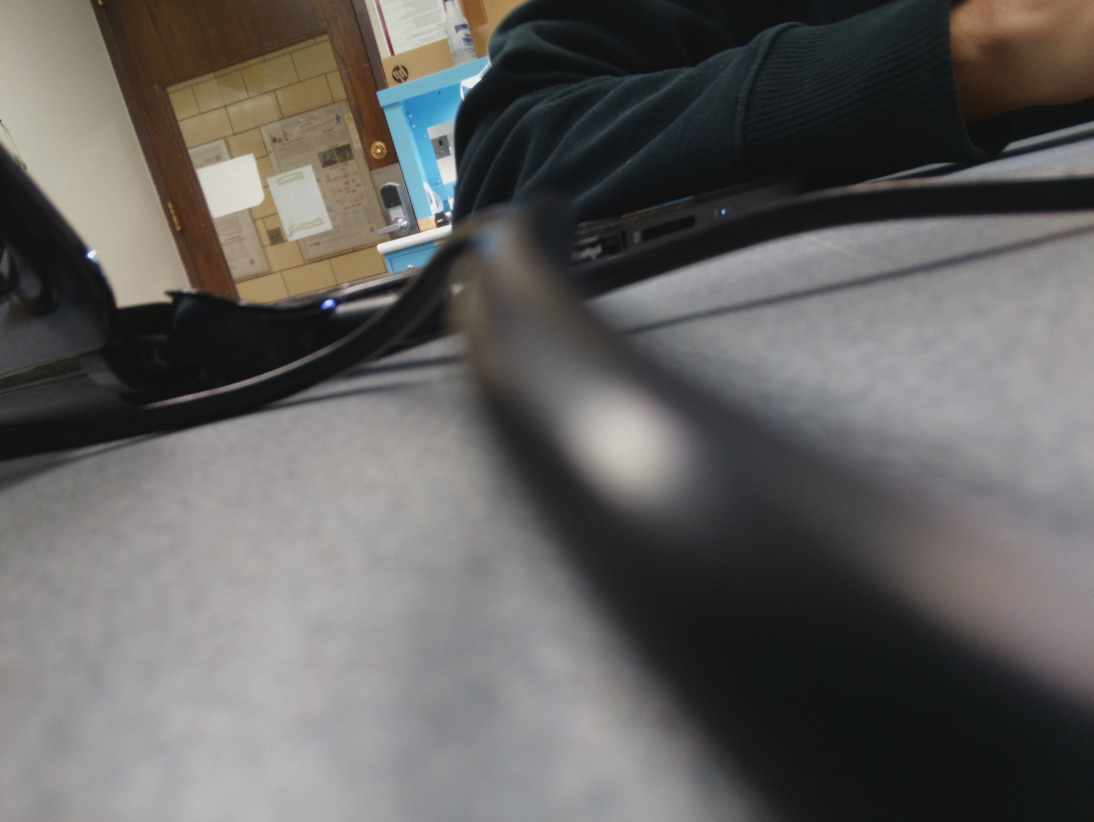
#> input picture camera/2017-10-31_1635.jpg, 3280 x 2464 px, given in place of 2017-10-31_1635.jpg.jpg, which was not available (shown at 1/3 size)
$ python img2bw.py camera/2017-10-31_1635.jpg
#> lines starting #> are read from the running program, lines starting #| are printed output that depends on the picture; after the words box and inside, x2 and y2 are one past the last pixel; in counts of white or black regions, pixels touching at a corner belong together; pictures that were not available may be replaced by others from this repository, and a replacement may not be noted
from PIL import Image
import sys
import numpy as np

'''
input should be the name of the file to be converted to BW
'''

# Path variables
path="/home/pi/Documents/access/camera/" #"C:/Users/Victor/Documents/UMass Amherst/Fall 2017/SDP/images/" # path without image name
save_to=path# "/home/pi/Documents/access/camera/" #"" for same directory

file_name = sys.argv[1]

# Load image:
path = path+file_name+".jpg" # assuming jpg extension which is the one that we use when we take a picture

img = Image.open(path)
#> img is the input picture: PIL image 3280x2464 RGB; mean R, G, B 99, 97.1, 95.3
img.show()

#green = img[:,:,2]
rgb_im = img.convert('RGB')
r, g, b = rgb_im.split()
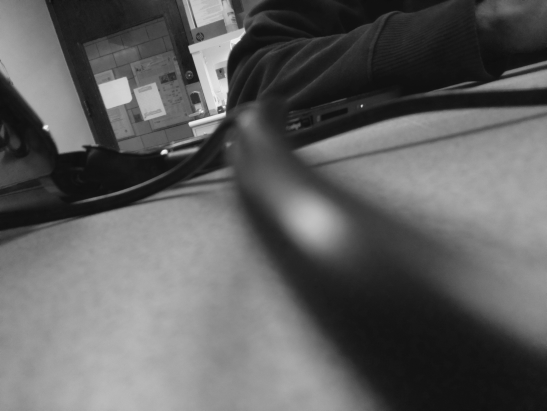
#> b: PIL image 3280x2464 L (shown at 1/6 size); min 4, max 255, mean 95.3
[x,y] = r.size
[x2,y2] = b.size

#r= np.zeros((x,y))
r=r.point(lambda i: i * 0)
#> r: PIL image 3280x2464 L; every value is 0
#b= np.zeros((x2,y2))
b=b.point(lambda i: i * 0)
#img[:,:,0] = 0
#img[:,:,2] = 0

#green = img

green_img = Image.merge('RGB', (r, g, b))
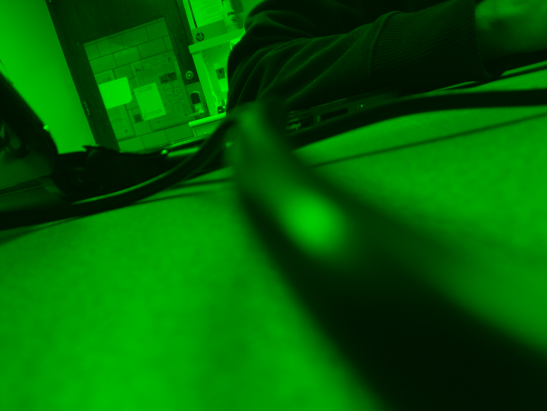
#> green_img: PIL image 3280x2464 RGB (shown at 1/6 size); mean R, G, B 0, 97.1, 0
green_img.show()
#new_img = np.zeros(img.shape);
#new_img[:,:,2] = green

#ave_green = mean(mean(green));
ave_green =np.mean(g);
#> ave_green = 97.09
#A[np.where(A>2)]
#green(green < ave_green) = 0;

g = np.array(g)
g[np.where(g < ave_green)] = 0
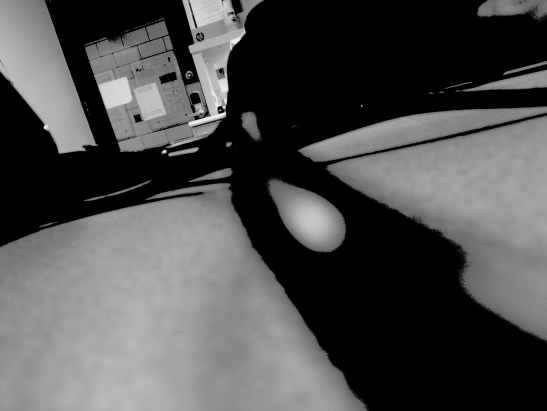
#> g: shape (2464, 3280) (shown at 1/6 size); min 0, max 240, mean 77.9

# [16 lines of commented-out code are left out]
g[ np.where(g > 0) ] = 255;
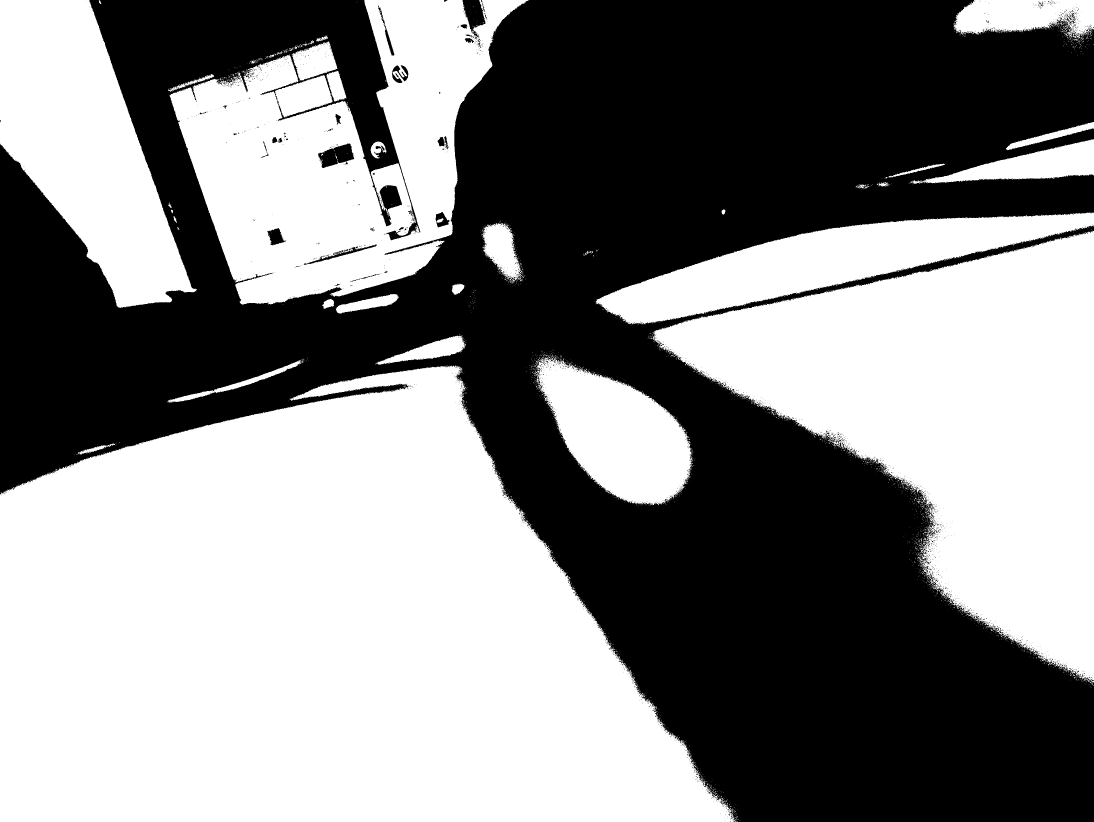
#> g: shape (2464, 3280) (shown at 1/3 size); 52.7% white; 2485 black regions (2425 under 20 px), largest, box (x1, y1, x2, y2) and area: (0, 0, 3280, 2464) 3793781, (954, 430, 1063, 504) 4679, (1387, 0, 1457, 120) 4292

b_w_img = Image.fromarray(g)
#b_w_img = Image.merge('RGB', (r, g, b))
b_w_img.show()

bw_img_name=file_name+"_bw.jpg"
b_w_img.save(save_to+bw_img_name)

$ run again, on camera/2017-11-17_1641.jpg
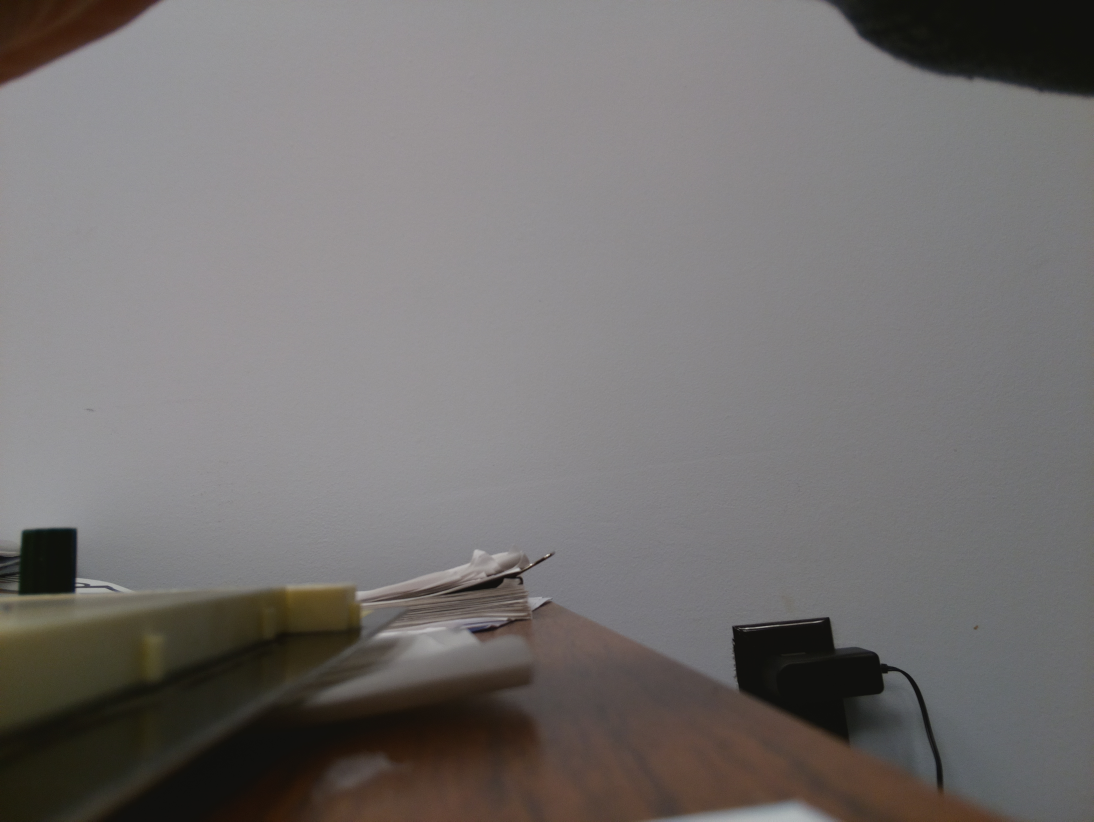
#> input picture camera/2017-11-17_1641.jpg, 3280 x 2464 px, given in place of 2017-11-17_1641.jpg.jpg, which was not available (shown at 1/3 size)
#> img is the input picture: PIL image 3280x2464 RGB; mean R, G, B 116.8, 113.6, 112.8
#> `green_img = Image.merge('RGB', (r, g, b))`:
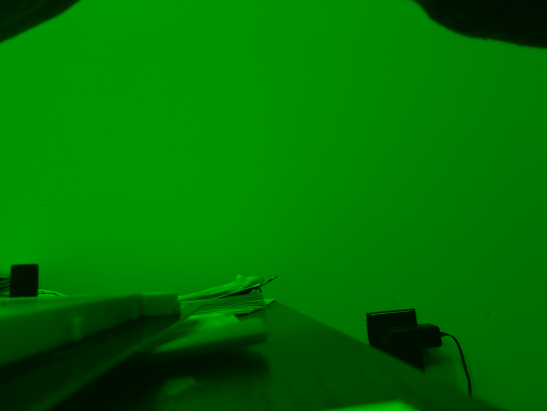
#> green_img: PIL image 3280x2464 RGB (shown at 1/6 size); mean R, G, B 0, 113.6, 0
#> ave_green = 113.6
#> `g[ np.where(g > 0) ] = 255;`:
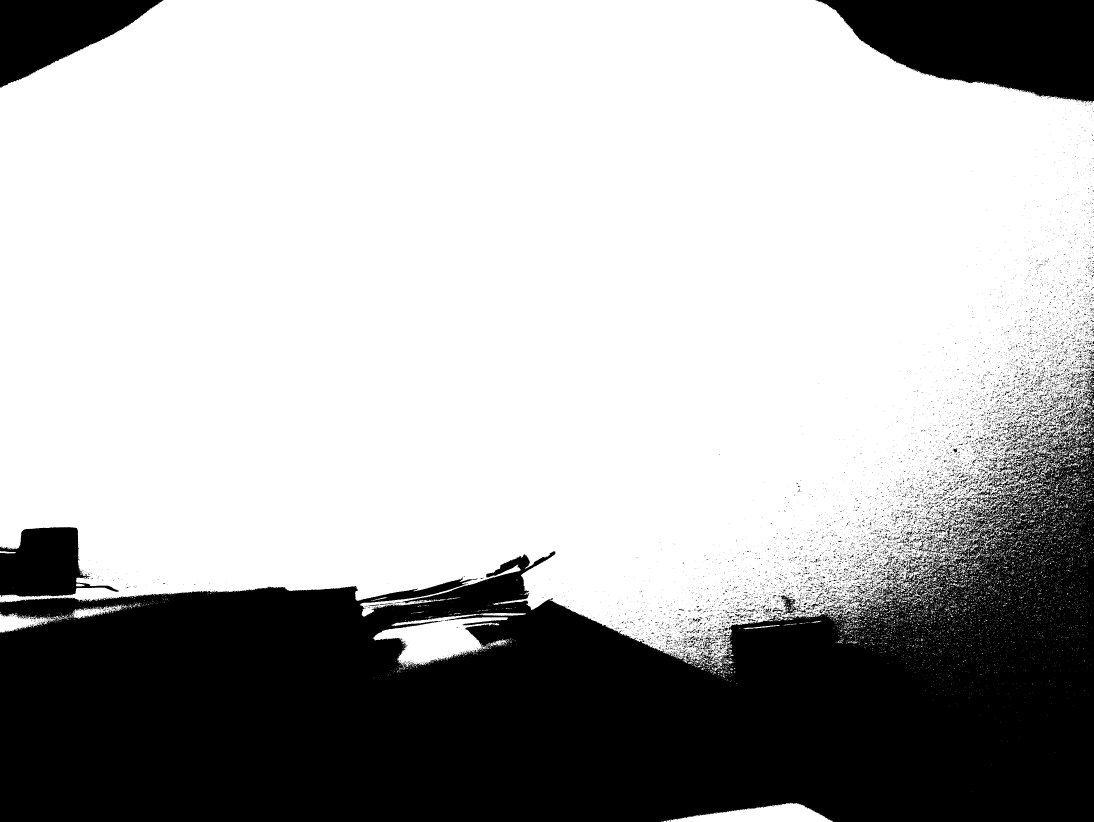
#> g: shape (2464, 3280) (shown at 1/3 size); 68.1% white; 11211 black regions (10674 under 20 px), largest, box (x1, y1, x2, y2) and area: (0, 1100, 3280, 2464) 2222331, (2446, 0, 3280, 310) 174854, (0, 0, 490, 264) 70486

$ run again, on camera/2017-11-17_1653.jpg
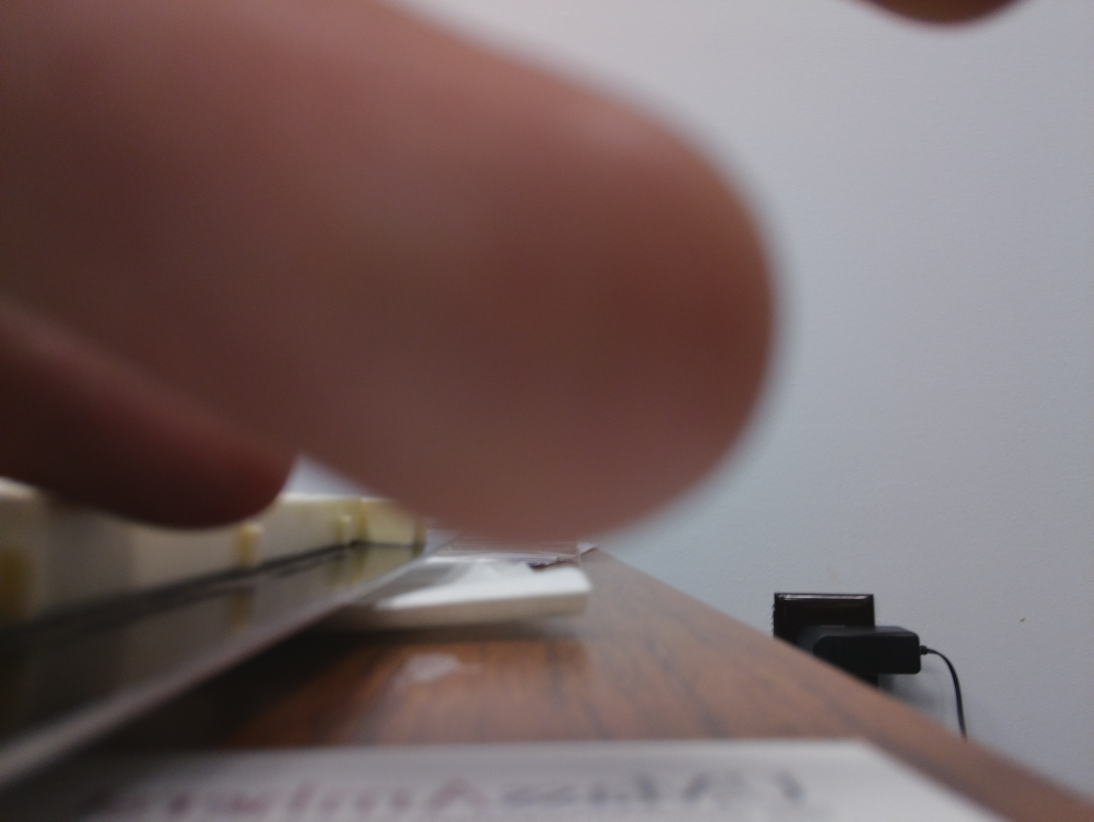
#> input picture camera/2017-11-17_1653.jpg, 3280 x 2464 px, given in place of 2017-11-17_1653.jpg.jpg, which was not available (shown at 1/3 size)
#> img is the input picture: PIL image 3280x2464 RGB; mean R, G, B 118.5, 100.8, 100.4
#> `green_img = Image.merge('RGB', (r, g, b))`:
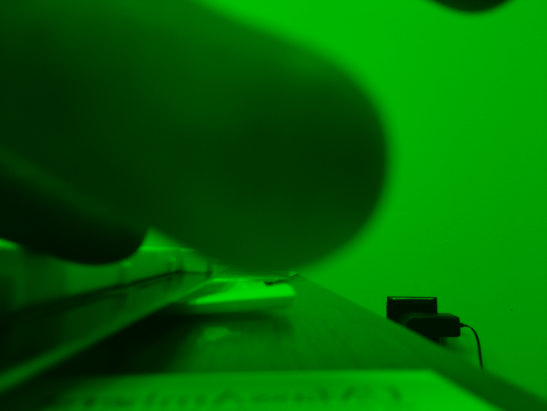
#> green_img: PIL image 3280x2464 RGB (shown at 1/6 size); mean R, G, B 0, 100.8, 0
#> ave_green = 100.8
#> `g[ np.where(g > 0) ] = 255;`:
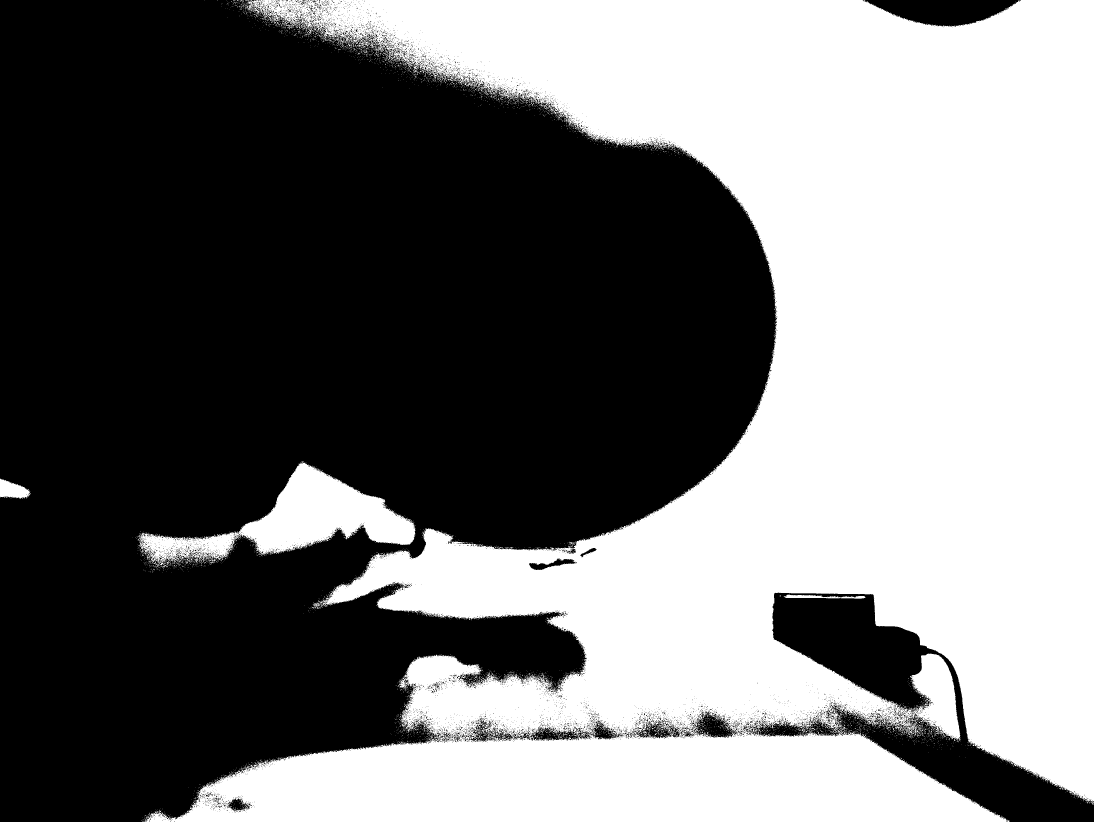
#> g: shape (2464, 3280) (shown at 1/3 size); 46.4% white; 4424 white regions (4355 under 20 px), largest, box (x1, y1, x2, y2) and area: (434, 0, 3280, 2464) 3637511, (413, 1383, 1247, 1702) 89709, (0, 1436, 92, 1497) 3533
